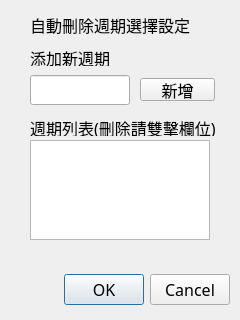
<?xml version="1.0" encoding="UTF-8"?>
<ui version="4.0">
 <class>Dialog</class>
 <widget class="QDialog" name="Dialog">
  <property name="geometry">
   <rect>
    <x>0</x>
    <y>0</y>
    <width>240</width>
    <height>320</height>
   </rect>
  </property>
  <property name="font">
   <font>
    <family>標楷體</family>
    <pointsize>12</pointsize>
   </font>
  </property>
  <property name="windowTitle">
   <string>週期選擇設定</string>
  </property>
  <widget class="QDialogButtonBox" name="buttonBox">
   <property name="geometry">
    <rect>
     <x>10</x>
     <y>270</y>
     <width>220</width>
     <height>40</height>
    </rect>
   </property>
   <property name="orientation">
    <enum>Qt::Horizontal</enum>
   </property>
   <property name="standardButtons">
    <set>QDialogButtonBox::Cancel|QDialogButtonBox::Ok</set>
   </property>
  </widget>
  <widget class="QLabel" name="label">
   <property name="geometry">
    <rect>
     <x>30</x>
     <y>10</y>
     <width>180</width>
     <height>30</height>
    </rect>
   </property>
   <property name="font">
    <font>
     <family>標楷體</family>
     <pointsize>12</pointsize>
    </font>
   </property>
   <property name="text">
    <string>自動刪除週期選擇設定</string>
   </property>
  </widget>
  <widget class="QLabel" name="label_2">
   <property name="geometry">
    <rect>
     <x>30</x>
     <y>50</y>
     <width>171</width>
     <height>16</height>
    </rect>
   </property>
   <property name="text">
    <string>添加新週期</string>
   </property>
  </widget>
  <widget class="QLabel" name="label_3">
   <property name="geometry">
    <rect>
     <x>30</x>
     <y>120</y>
     <width>200</width>
     <height>16</height>
    </rect>
   </property>
   <property name="text">
    <string>週期列表(刪除請雙擊欄位)</string>
   </property>
  </widget>
  <widget class="QPushButton" name="pushButton">
   <property name="geometry">
    <rect>
     <x>140</x>
     <y>78</y>
     <width>75</width>
     <height>23</height>
    </rect>
   </property>
   <property name="text">
    <string>新增</string>
   </property>
  </widget>
  <widget class="QListWidget" name="listWidget">
   <property name="geometry">
    <rect>
     <x>30</x>
     <y>140</y>
     <width>180</width>
     <height>100</height>
    </rect>
   </property>
  </widget>
  <widget class="QLineEdit" name="lineEdit">
   <property name="geometry">
    <rect>
     <x>30</x>
     <y>75</y>
     <width>100</width>
     <height>30</height>
    </rect>
   </property>
  </widget>
 </widget>
 <resources/>
 <connections>
  <connection>
   <sender>buttonBox</sender>
   <signal>accepted()</signal>
   <receiver>Dialog</receiver>
   <slot>accept()</slot>
   <hints>
    <hint type="sourcelabel">
     <x>248</x>
     <y>254</y>
    </hint>
    <hint type="destinationlabel">
     <x>157</x>
     <y>274</y>
    </hint>
   </hints>
  </connection>
  <connection>
   <sender>buttonBox</sender>
   <signal>rejected()</signal>
   <receiver>Dialog</receiver>
   <slot>reject()</slot>
   <hints>
    <hint type="sourcelabel">
     <x>316</x>
     <y>260</y>
    </hint>
    <hint type="destinationlabel">
     <x>286</x>
     <y>274</y>
    </hint>
   </hints>
  </connection>
 </connections>
</ui>
